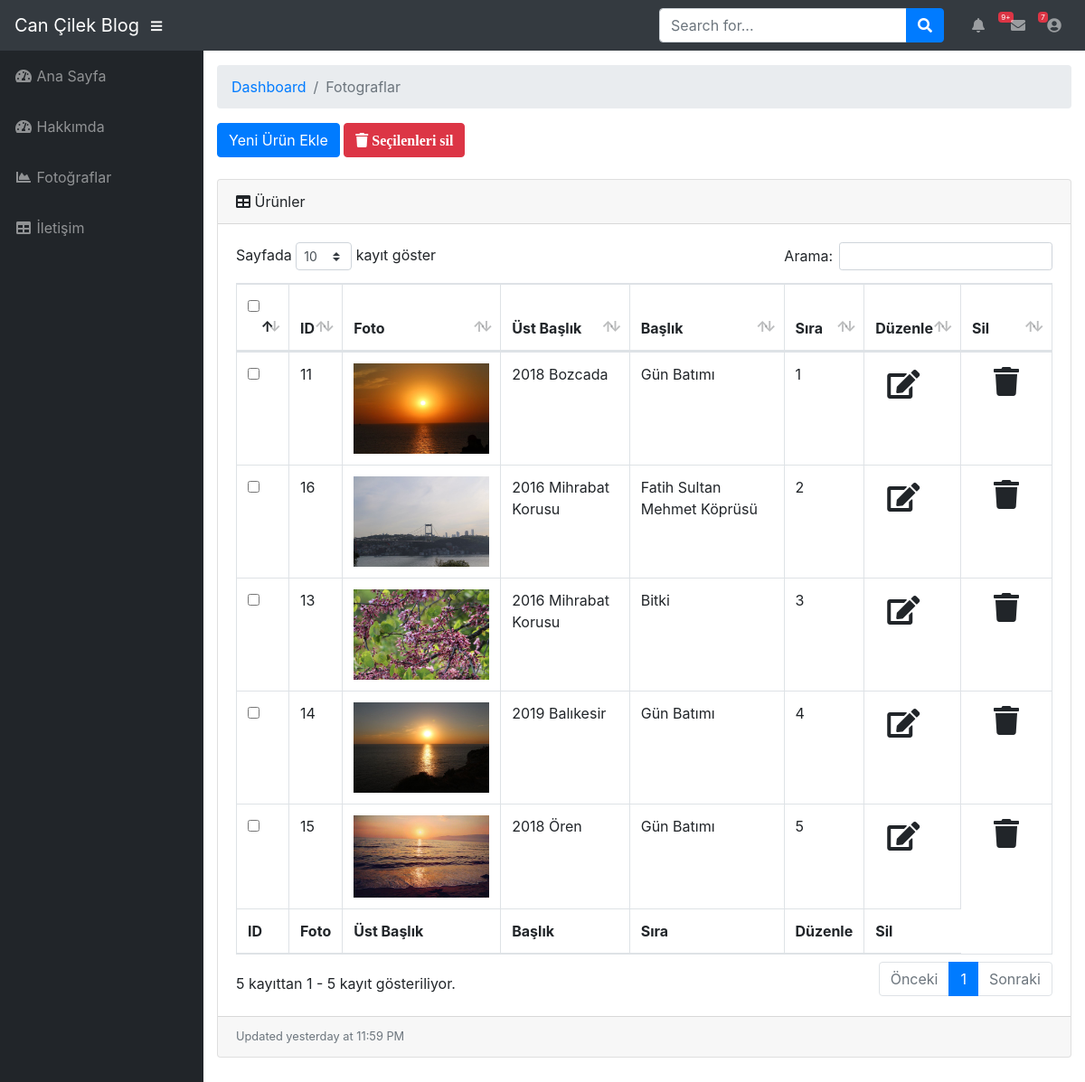
The app's page /admin/fotograf.php (signed in) with its own data.
### tables this page shows
CREATE TABLE `fotograf` (
  `id` int(200) NOT NULL,
  `foto` varchar(2500) NOT NULL,
  `baslik` char(250) NOT NULL,
  `ustBaslik` char(250) NOT NULL,
  `sira` int(200) NOT NULL
);

### admin/fotograf.php (the view, shortened to what this page needs)
<?php
$sayfa = "Fotoğraflar";
include('../inc/vt.php');
include('inc/head.php');
include('inc/nav.php');
include('inc/sidebar.php');
$sorgu = $baglanti->prepare("SELECT * FROM fotograf order by sira");
$sorgu->execute();
?>
<head>
</head>
<div id="content-wrapper">
    <div class="container-fluid">
        <ol class="breadcrumb">
            <li class="breadcrumb-item">
                <a href="#">Dashboard</a>
            </li>
            <li class="breadcrumb-item active">Fotograflar</li>
        </ol>
        <form action="" method="post">
            <a class="btn btn-primary" href="fotografEkle.php">Yeni Ürün Ekle</a>
            <a class="btn btn-danger font-18" href="#" data-toggle="modal"
               data-target="#tumunuSil"><i class="fa fa-trash"> Seçilenleri sil</i></a>
            <br><br>
            <div class="card mb-3">
                <div class="card-header">
                    <i class="fas fa-table"></i>
                    Ürünler
                </div>
                <div class="card-body">
                    <div class="table-responsive">
                        <table class="table table-bordered" id="dataTable" width="100%" cellspacing="0">
                            <thead>
                            <tr>
                                <th>
                                    <div class="checkbox">
                                        <input type="checkbox" id="select_all" onclick="TumunuSec();" value="">
                                    </div>
                                </th>
                                <th>ID</th>
                                <th>Foto</th>
                                <th>Üst Başlık</th>
                                <th>Başlık</th>
                                <th>Sıra</th>
                                <th>Düzenle</th>
                                <th>Sil</th>
                            </tr>
                            </thead>
                            <tfoot>
                            <tr>
                                <th>ID</th>
                                <th>Foto</th>
                                <th>Üst Başlık</th>
                                <th>Başlık</th>
                                <th>Sıra</th>
                                <th>Düzenle</th>
                                <th>Sil</th>
                            </tr>
                            </tfoot>
                            <tbody>
                            <?php while ($sonuc = $sorgu->fetch()) { ?>
                                <tr>
                                    <td>
                                        <div class="checkbox">
                                            <input class="chck" type="checkbox" name="sil[]"
                                                   value="<?php echo $sonuc['id']; ?>">
                                        </div>
                                    </td>
                                    <td><?= $sonuc["id"] ?></td>
                                    <td><img src="../img/<?= $sonuc["foto"] ?>" width="150px"/></td>
                                    <td contenteditable="true"
                                        onBlur="veriKaydet(this,'ustBaslik','<?= $sonuc["id"] ?>')"
                                        onClick="duzenle(this);"><?= $sonuc["ustBaslik"] ?></td>
                                    <td contenteditable="true" onBlur="veriKaydet(this,'baslik','<?= $sonuc["id"] ?>')"
                                        onClick="duzenle(this);"><?= $sonuc["baslik"] ?></td>
                                    <td contenteditable="true" onBlur="veriKaydet(this,'sira','<?= $sonuc["id"] ?>')"
                                        onClick="duzenle(this);"><?= $sonuc["sira"] ?></td>
                                    <td><a class="btn btn" href="fotografGuncelle.php?id=<?= $sonuc["id"] ?>"><span
                                                    class="fa fa-edit fa-2x"></span></a></td>
                                    <td>
                                        <a class="dropdown-item" href="#" data-toggle="modal"
                                           data-target="#sil<?= $sonuc["id"] ?>"><span class="fa fa-trash fa-2x"></span></a>
                                    </td>
                                </tr>
                                <?php
                            }
                            ?>
                            </tbody>
                        </table>
        </form>
    </div>
</div>
<div class="card-footer small text-muted">Updated yesterday at 11:59 PM</div>
</div>
<?php
include('inc/footer.php');
?>
<link rel="stylesheet" type="text/css" href="css/switch.css">

### admin/inc/head.php (shortened to what this page needs)
<!DOCTYPE html>
<html lang="tr">
<head>
    <link href="vendor/fontawesome-free/css/all.min.css" rel="stylesheet" type="text/css">
    <link href="vendor/datatables/dataTables.bootstrap4.css" rel="stylesheet">
    <link href="css/sb-admin.css" rel="stylesheet">
</head>

### admin/inc/nav.php (shortened to what this page needs)
<body id="page-top">
<nav class="navbar navbar-expand navbar-dark bg-dark static-top">
    <a class="navbar-brand mr-1" href="index.php">Can Çilek Blog</a>
    <button class="btn btn-link btn-sm text-white order-1 order-sm-0" id="sidebarToggle" href="#">
        <i class="fas fa-bars"></i>
    </button>
    <form class="d-none d-md-inline-block form-inline ml-auto mr-0 mr-md-3 my-2 my-md-0">
        <div class="input-group">
            <input type="text" class="form-control" placeholder="Search for..." aria-label="Search"
                   aria-describedby="basic-addon2">
            <div class="input-group-append">
                <button class="btn btn-primary" type="button">
                    <i class="fas fa-search"></i>
                </button>
            </div>
        </div>
    </form>
    <ul class="navbar-nav ml-auto ml-md-0">
        <li class="nav-item dropdown no-arrow mx-1">
            <a class="nav-link dropdown-toggle" href="#" id="alertsDropdown" role="button" data-toggle="dropdown"
               aria-haspopup="true" aria-expanded="false">
                <i class="fas fa-bell fa-fw"></i>
                <span class="badge badge-danger">9+</span>
            </a>
        </li>
        <li class="nav-item dropdown no-arrow mx-1">
            <a class="nav-link dropdown-toggle" href="#" id="messagesDropdown" role="button" data-toggle="dropdown"
               aria-haspopup="true" aria-expanded="false">
                <i class="fas fa-envelope fa-fw"></i>
                <span class="badge badge-danger">7</span>
            </a>
        </li>
        <li class="nav-item dropdown no-arrow">
            <a class="nav-link dropdown-toggle" href="#" id="userDropdown" role="button" data-toggle="dropdown"
               aria-haspopup="true" aria-expanded="false">
                <i class="fas fa-user-circle fa-fw"></i>
            </a>
        </li>
    </ul>
</nav>

### admin/inc/sidebar.php
<div id="wrapper">
    <ul class="sidebar navbar-nav">
        <li class="nav-item <?php echo $sayfa == 'Ana Sayfa' ? 'active' : '' ?>">
            <a class="nav-link" href="index.php">
                <i class="fas fa-fw fa-tachometer-alt"></i>
                <span>Ana Sayfa</span>
            </a>
        </li>
         <li class="nav-item <?php echo $sayfa == 'Hakkımızda' ? 'active' : '' ?>">
            <a class="nav-link" href="hakkimizda.php">
                <i class="fas fa-fw fa-tachometer-alt"></i>
                <span>Hakkımda</span>
            </a>
        </li>
        <li class="nav-item <?php echo $sayfa == 'Ürünler' ? 'active' : '' ?>">
            <a class="nav-link" href="fotograf.php">
                <i class="fas fa-fw fa-chart-area"></i>
                <span>Fotoğraflar</span></a>
        </li>
        <li class="nav-item <?php echo $sayfa == 'İletişim' ? 'active' : '' ?>">
            <a class="nav-link" href="iletisim.php">
                <i class="fas fa-fw fa-table"></i>
                <span>İletişim</span></a>
    </ul>

### admin/inc/footer.php (shortened to what this page needs)
</body>
</html>

### records on screen
fotograf: id "11", foto (picture), ustBaslik "2018 Bozcada", baslik "Gün Batımı", sira "1"
fotograf: id "16", foto (picture), ustBaslik "2016 Mihrabat Korusu", baslik "Fatih Sultan Mehmet Köprüsü", sira "2"
fotograf: id "13", foto (picture), ustBaslik "2016 Mihrabat Korusu", baslik "Bitki", sira "3"
fotograf: id "14", foto (picture), ustBaslik "2019 Balıkesir", baslik "Gün Batımı", sira "4"
fotograf: id "15", foto (picture), ustBaslik "2018 Ören", baslik "Gün Batımı", sira "5"
